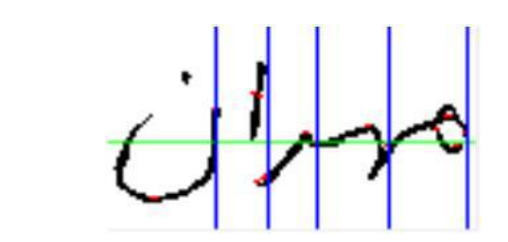
#> input picture assign_2/2.PNG, 508 x 242 px, found by its file name
$ python task2.py
#> lines starting #> are read from the running program, lines starting #| are printed output that depends on the picture; after the words box and inside, x2 and y2 are one past the last pixel; in counts of white or black regions, pixels touching at a corner belong together
import cv2
import numpy as np

image = cv2.imread('2.png', 0)
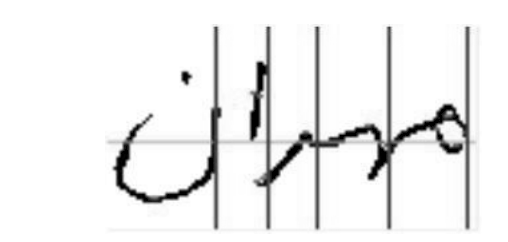
#> image: shape (242, 508); min 0, max 255, mean 238.6

kernel = np.ones((6, 6), np.uint8)
ret, thresh = cv2.threshold(image, 60, 255, cv2.THRESH_BINARY)
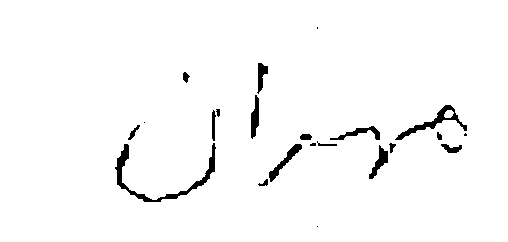
#> thresh: shape (242, 508); 97.5% white; 22 black regions (5 under 20 px), largest, box (x1, y1, x2, y2) and area: (115, 143, 216, 202) 824, (395, 105, 467, 140) 481, (269, 144, 302, 182) 293
erosion = cv2.erode(thresh, kernel, iterations=2)
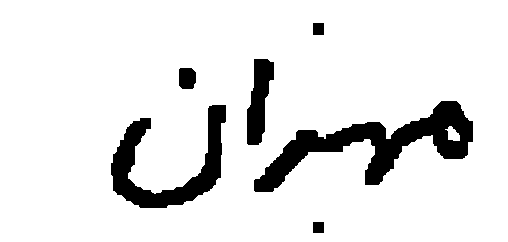
#> erosion: shape (242, 508); 89.8% white; 6 black regions, box (x1, y1, x2, y2) and area: (254, 101, 473, 192) 6399, (111, 105, 226, 208) 4113, (247, 59, 274, 145) 1458, (179, 68, 196, 89) 328, (313, 23, 324, 35) 132, (313, 222, 324, 233) 121
dilation = cv2.dilate(erosion, kernel, iterations=2)
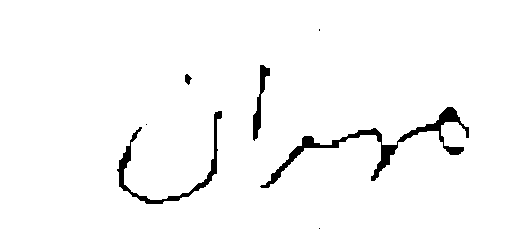
#> dilation: shape (242, 508); 97.2% white; 7 black regions (3 under 20 px), largest, box (x1, y1, x2, y2) and area: (260, 107, 469, 188) 1957, (117, 111, 222, 204) 1040, (253, 65, 270, 141) 428, (185, 74, 192, 85) 48

cv2.imshow('Input Image', image)
cv2.imshow('Output Image', dilation)

cv2.waitKey(0)
